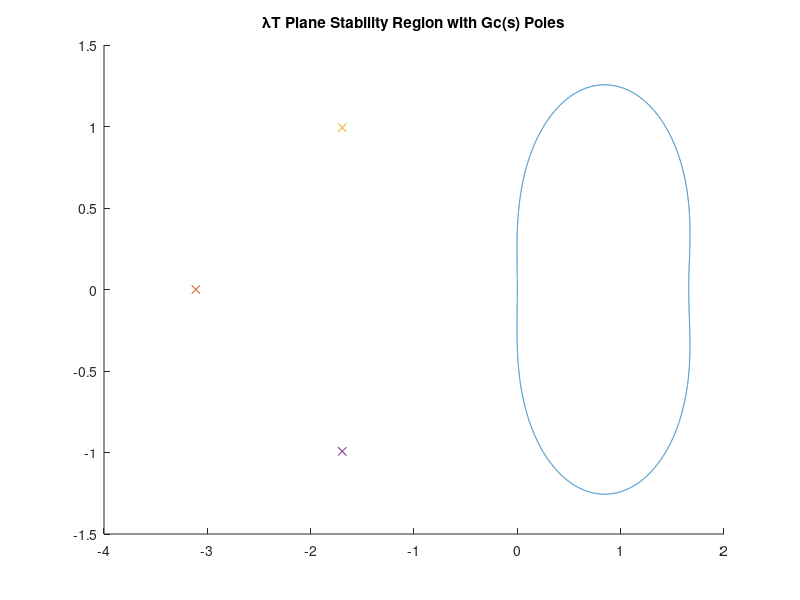
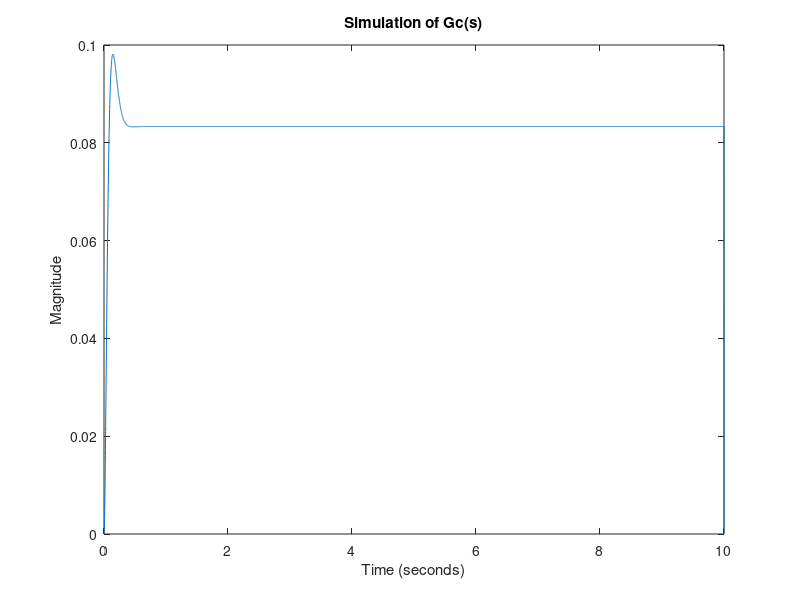

Reproduce these figures in MATLAB, in order.
% Midterm Exam: System Simulation
% Written by Josh Humphrey
% Problem 5

clear
b0 = (6/17);
b1 = (11/17);
b2 = (3/2);
N = 10000;
theta = linspace(0,2*pi,N+1);
z = exp(1i*theta);
w = (z.^2-z)./(b2*z.^2+b1*z+b0);
den_GC = [1 6.5 14.4 12];
poles_Gc = roots(den_GC)

figure(2)
hold on
plot(real(w),imag(w))
plot(-3.1115,0,'x')
plot(-1.6943,0.9931,'x')
plot(-1.6943,-0.9931,'x')
title('\lambdaT Plane Stability Region with Gc(s) Poles')

T_stable = 0.01;
T_unstable = 1.0;

num = [1 1];
den = den_GC;
[A,B,C,D] = tf2ss(num,den);
t = linspace(0,10,N);

u = ones(1,N);
fx1 = zeros(1,N);
fx2 = zeros(1,N);
fx3 = zeros(1,N);
x1 = zeros(1,N);
x2 = zeros(1,N);
x3 = zeros(1,N);
y = zeros(1,N);

for k = 1:N-1
    fx1(k) = -6.5*x1(k)-14.4*x2(k)-12*x3(k)+u(k);
    fx2(k) = x1(k);
    fx3(k) = x2(k);
    
    x1(k+1) = x1(k) + T_stable*fx1(k);
    x2(k+1) = x2(k) + T_stable*fx2(k);
    x3(k+1) = x3(k) + T_stable*fx3(k);

    y(k) = x2(k)+x3(k);
end

figure(3)
plot(t,y)
title('Simulation of Gc(s)')
ylabel('Magnitude')
xlabel('Time (seconds)')